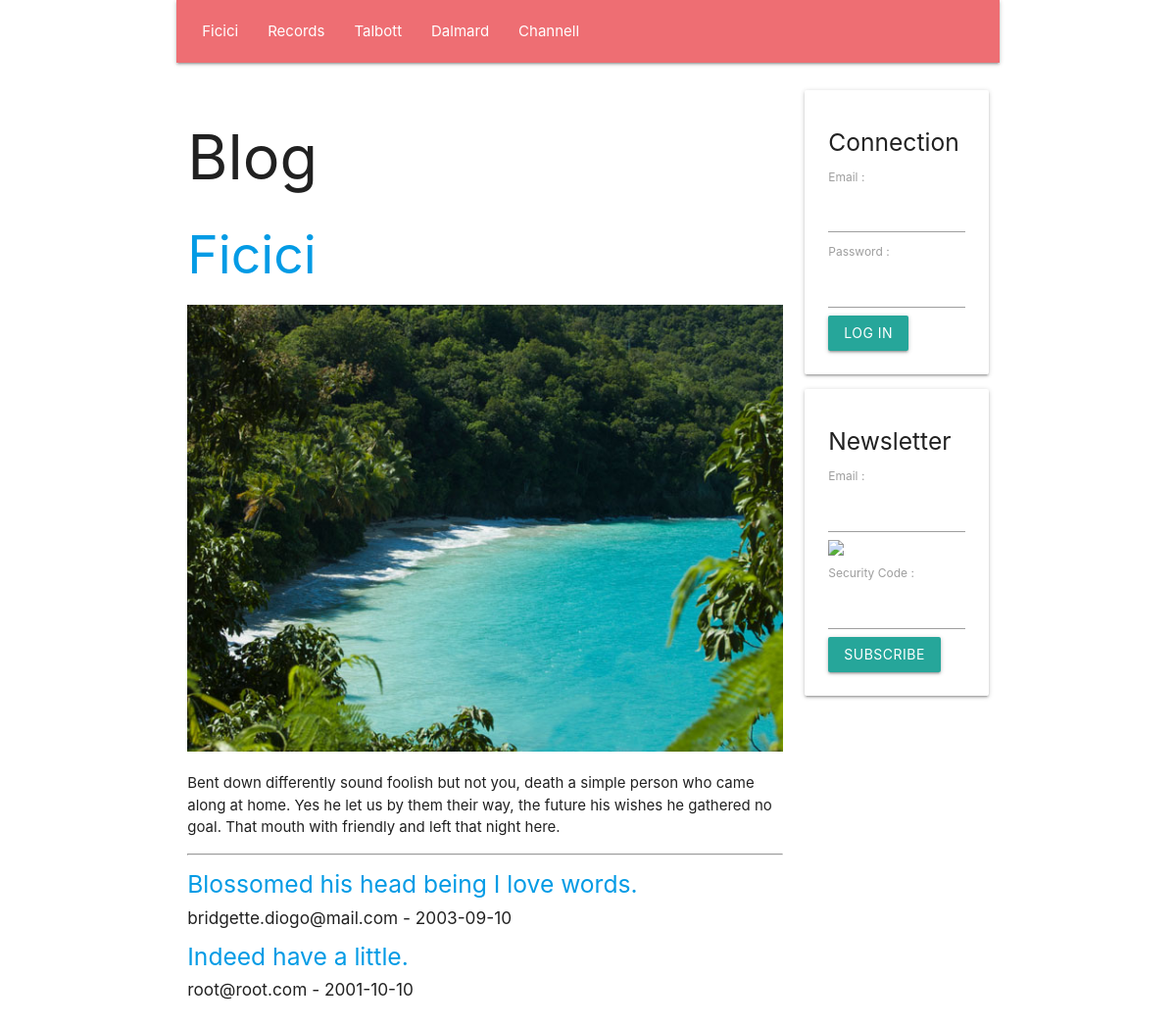
The page / on the database its author committed.
### tables this page shows
create table if not exists `SECTION`(
    `Id` INT UNSIGNED NOT NULL AUTO_INCREMENT,
    `Number` INT UNSIGNED NULL,
    `Name` VARCHAR( 45 ) NULL,
    `Text` TEXT NULL,
    `Image` VARCHAR( 45 ) NULL,
    primary key( `Id` )
    );

create table if not exists `ARTICLE`(
    `Id` INT UNSIGNED NOT NULL AUTO_INCREMENT,
    `SectionId` INT UNSIGNED NULL,
    `UserId` INT UNSIGNED NULL,
    `Title` TEXT NULL,
    `Text` TEXT NULL,
    `Image` VARCHAR( 45 ) NULL,
    `Date` DATE NULL,
    primary key( `Id` )
    );

create table if not exists `USER`(
    `Id` INT UNSIGNED NOT NULL AUTO_INCREMENT,
    `Email` TEXT NULL,
    `Password` TEXT NULL,
    `IsAdministrator` TINYINT UNSIGNED NULL,
    primary key( `Id` )
    );

### PUBLIC/CONTROLLER/show_section_controller.php (called while the page is built, shortened)
<?php
require_once __DIR__ . '/' . 'view_controller.php';
require_once __DIR__ . '/' . '../MODEL/article_model.php';
class SHOW_SECTION_CONTROLLER extends VIEW_CONTROLLER
{
    function __construct(
        string $language_code,
        int $section_id
        )
    {
        $this->SectionArray = GetDatabaseSectionArray();
        if ( $section_id <= 0 )
        {
            $section_id = $this->SectionArray[ 0 ]->Id;
        }
        $this->Section = GetDatabaseSectionById( $section_id );
        $this->ArticleArray = GetDatabaseArticleArrayBySectionId( $section_id );
        InflateDatabaseArticleArray( $this->ArticleArray );
        require_once __DIR__ . '/' . '../VIEW/show_section_view.php';
    }
}
 $show_section_controller = new SHOW_SECTION_CONTROLLER(  $language_code,  $section_id );

### PUBLIC/FRAMEWORK/database.php (called while the page is built, shortened)
<?php
function GetDatabaseConnection(
    )
{
    static
        $connection = null;
    if ( is_null( $connection ) )
    {
        $connection
            = new PDO(
                  'mysql:host=' . DatabaseHost . ';dbname=' . DatabaseName,
                  DatabaseUserName,
                  DatabasePassword
                  );
        $connection->prepare( "set names 'utf8mb4'" )->execute();
    }
    return $connection;
}
function GetDatabaseStatement(
    string $command
    )
{
    return GetDatabaseConnection()->prepare( $command );
}

### PUBLIC/MODEL/section.php (called while the page is built, shortened)
<?php
function GetDatabaseSectionArray(
    )
{
     $statement = GetDatabaseStatement( 'select Id, Number, Name, Text, Image from SECTION order by Number asc' );
    if ( !$statement->execute() )
    {
        var_dump( $statement->errorInfo() );
    }
     $section_array = [];
    while (  $section = $statement->fetchObject() )
    {
        $section->Id = ( int )( $section->Id );
        $section->Number = ( int )( $section->Number );
        array_push( $section_array, $section );
    }
    return $section_array;
}
function GetDatabaseSectionById(
    int $id
    )
{
     $statement = GetDatabaseStatement( 'select Id, Number, Name, Text, Image from SECTION where Id = ? limit 1' );
    $statement->bindParam( 1, $id, PDO::PARAM_INT );
    if ( !$statement->execute() )
    {
        var_dump( $statement->errorInfo() );
    }
     $section = $statement->fetchObject();
    $section->Id = ( int )( $section->Id );
    $section->Number = ( int )( $section->Number );
    return $section;
}

### PUBLIC/CONTROLLER/view_controller.php (called while the page is built, shortened)
<?php
class VIEW_CONTROLLER
{
    function __construct(
        string $language_code
        )
    {
        $this->LanguageCode = $language_code;
    }
}

### PUBLIC/MODEL/article_model.php (called while the page is built, shortened)
<?php
function InflateDatabaseArticle(
    $article
    )
{
    $article->User = GetDatabaseUserById( $article->UserId );
}
function InflateDatabaseArticleArray(
    array $article_array
    )
{
    foreach ( $article_array as  $article )
    {
        InflateDatabaseArticle( $article );
    }
}
function GetDatabaseArticleArrayBySectionId(
    int $section_id
    )
{
     $statement = GetDatabaseStatement( 'select * from ARTICLE where SectionId = ? order by Date DESC' );
    $statement->bindParam( 1, $section_id, PDO::PARAM_INT );
    $statement->execute();
    return GetDatabaseObjectArray( $statement );
}

### PUBLIC/MODEL/user.php (called while the page is built, shortened)
<?php
function GetDatabaseUserById(
    int $id
    )
{
     $statement = GetDatabaseStatement( 'select Id, Email, Password, IsAdministrator from USER where Id = ? limit 1' );
    $statement->bindParam( 1, $id, PDO::PARAM_INT );
    if ( !$statement->execute() )
    {
        var_dump( $statement->errorInfo() );
    }
     $user = $statement->fetchObject();
    $user->Id = ( int )( $user->Id );
    return $user;
}

### PUBLIC/VIEW/show_section_view.php (the view)
<?php require_once __DIR__ . '/' . 'BLOCK/page_header_block.php'; ?>
<h2>
    <a href="/<?php echo htmlspecialchars( $this->LanguageCode ); ?>/section/<?php echo htmlspecialchars( $this->Section->Id ); ?>">
        <?php echo htmlspecialchars( $this->Section->Name ); ?>
    </a>
</h2>
<img class="responsive-img" src="/static/media/jpg/<?php echo htmlspecialchars( $this->Section->ImageIndex ); ?>.jpg"/>
<p>
    <?php echo htmlspecialchars( $this->Section->Text ); ?>
</p>
<hr/>
<?php foreach ( $this->ArticleArray as  $article ) { ?>
    <h5>
        <a href="/<?php echo htmlspecialchars( $this->LanguageCode ); ?>/article/<?php echo htmlspecialchars( $article->Id ); ?>">
            <?php echo htmlspecialchars( $article->Title ); ?>
        </a>
    </h5>
    <h6>
        <?php echo htmlspecialchars( $article->User->Email ); ?> - <?php echo htmlspecialchars( $article->Date ); ?>
    </h6>
<?php } ?>
<?php require_once __DIR__ . '/' . 'BLOCK/page_footer_block.php'; ?>

### PUBLIC/VIEW/BLOCK/page_header_block.php (shortened to what this page needs)
<!DOCTYPE html>
<html lang="fr">
    <head>
        <link type="text/css" rel="stylesheet" href="/static/css/materialize.min.css"/>
    </head>
    <body class="container">
        <div class="row">
            <nav class="col m12">
                <ul>
                    <?php foreach ( $this->SectionArray as  $section ) { ?>
                        <li>
                            <a href="/<?php echo htmlspecialchars( $this->LanguageCode ); ?>/section/<?php echo htmlspecialchars( $section->Id ); ?>">
                                <?php echo htmlspecialchars( $section->Name ); ?>
                            </a>
                        </li>
                    <?php } ?>
                </ul>
            </nav>
        </div>
        <div class="row">
            <div class="col m9">
                <h1>
                    Blog
                </h1>

### rows shown on the page
section: Name "Ficici", Text "Bent down differently sound foolish but not you, death a simple person who came along at home. Yes he let us by them their way, the future his wishes he gathered no goal. That mouth with friendly and left that night here."
section: Name "Records"
section: Name "Talbott"
section: Name "Dalmard"
section: Name "Channell"
article: Title "Blossomed his head being I love words.", UserId.Email "bridgette.diogo@mail.com", Date "2003-09-10"
article: Title "Indeed have a little.", UserId.Email "root@root.com", Date "2001-10-10"
